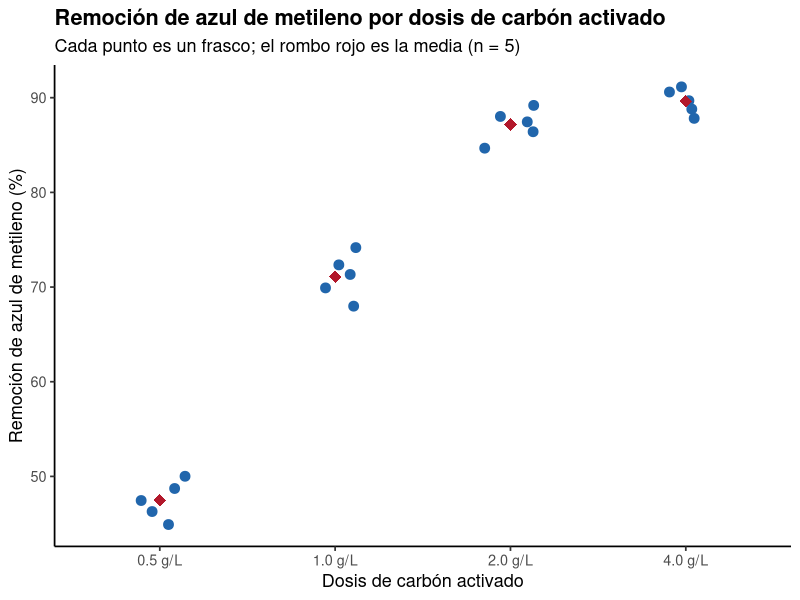
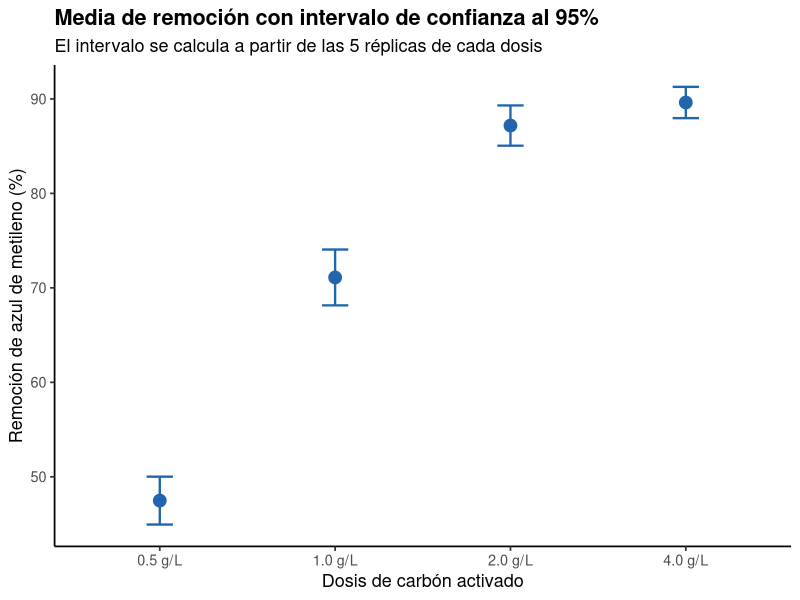
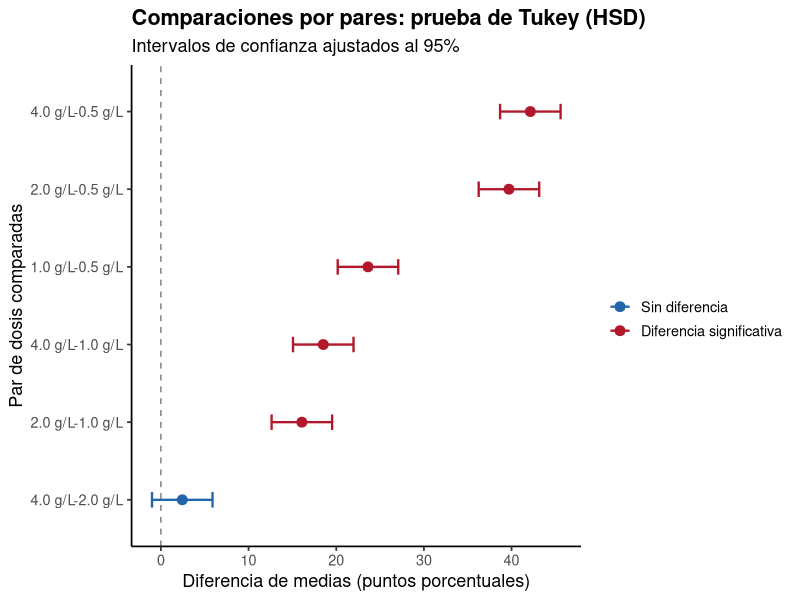
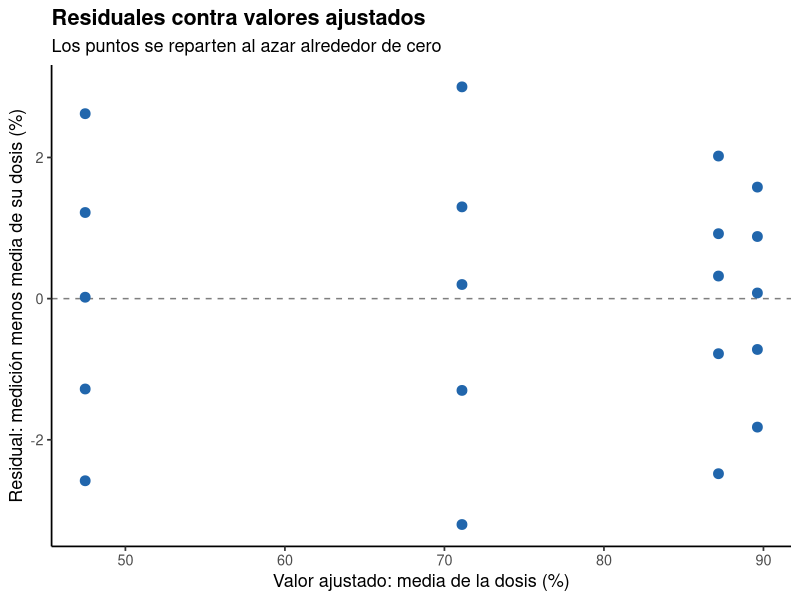
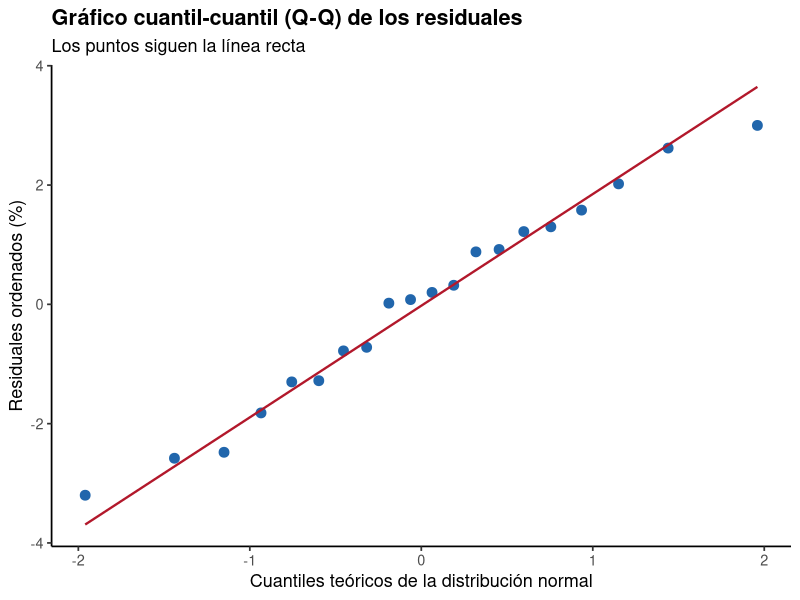
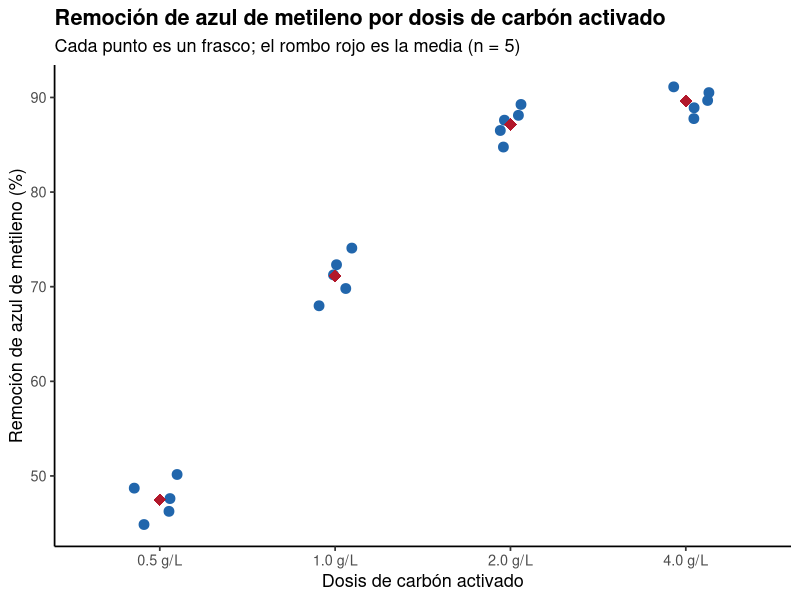
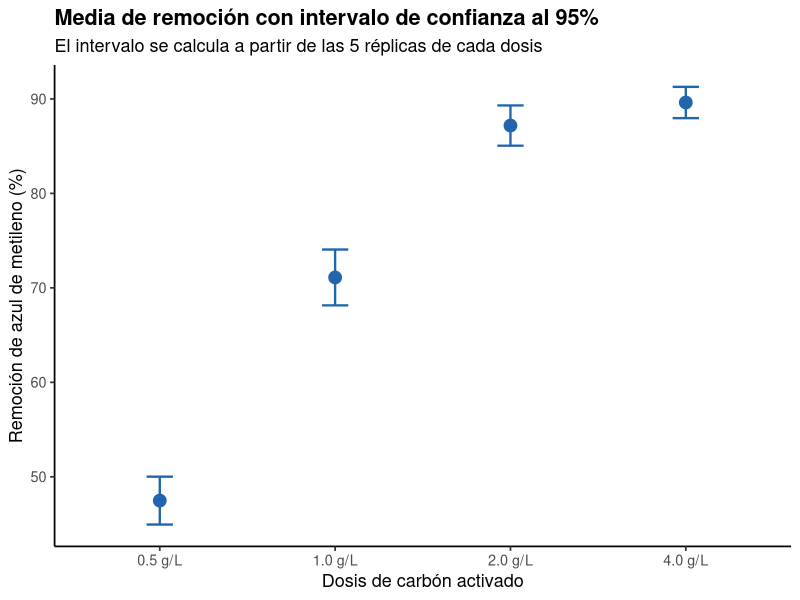
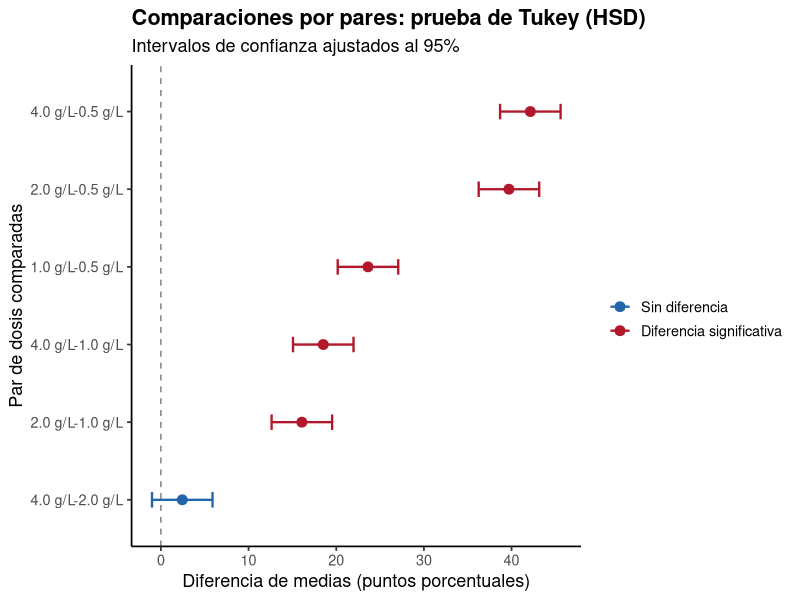

Write R code to recreate these figures, in order.
# ==========================================================================
# 04. ANOVA de una vía: ¿cambia la remoción de un colorante al cambiar
#   la dosis de carbón activado?
# ==========================================================================
# Autor: Dr. José Juan Torres Martínez
# Docente de Ciencias Químicas
# Universidad Autónoma de San Luis Potosí (UASLP)
# México
#
# Material académico para estudiantes
# Serie "Aprende R" — Lección 04
#
# Descripción: Comparar las medias de más de dos grupos con el análisis
#   de varianza (ANOVA) de una vía. El ejemplo es de biotecnología
#   ambiental: se mide el porcentaje de remoción de azul de metileno,
#   un colorante que contamina el agua, al tratarla con carbón activado
#   en cuatro dosis (0.5, 1.0, 2.0 y 4.0 g/L), con cinco réplicas por
#   dosis. Todas las medias, el valor F, el valor p, el tamaño del
#   efecto y las comparaciones entre pares se calculan A PARTIR DE LOS
#   DATOS con tidyverse, aov() y TukeyHSD(). El script también revisa
#   los supuestos del ANOVA (normalidad de los residuales y varianzas
#   homogéneas) y explica qué hacer con el resultado de cada prueba.
#
# Objetivos de aprendizaje:
#   - Explicar cuándo se usa un ANOVA de una vía en lugar de varias
#     pruebas t: comparar las medias de tres o más grupos a la vez.
#   - Plantear la hipótesis nula y la alternativa de un ANOVA y leer
#     la tabla de ANOVA: suma de cuadrados, grados de libertad,
#     cuadrados medios, valor F y valor p.
#   - Calcular el tamaño del efecto (eta cuadrado) a partir de la
#     tabla de ANOVA y explicar qué proporción de la variación explica
#     el tratamiento.
#   - Revisar los supuestos del ANOVA: normalidad de los residuales
#     con la prueba de Shapiro-Wilk y varianzas homogéneas con la
#     prueba de Bartlett.
#   - Comparar los grupos por pares con la prueba de Tukey (HSD),
#     que corrige por hacer varias comparaciones a la vez.
#   - Graficar los resultados con ggplot2, con gráficas claras
#     y bien presentadas.
#
# Datos: archivo datos_remocion_azul_metileno.csv. Cada fila es una
#   medición: la dosis de carbón activado en g/L, el número de réplica
#   y el porcentaje de remoción de azul de metileno medido por
#   espectrofotometría en esa réplica.
# ==========================================================================

# --------------------------------------------------------------------------
# 1. Cargar paquetes
# --------------------------------------------------------------------------
library(tidyverse)

# La lección usa caracteres con acentos en los textos de las gráficas.
# Esta línea fija la configuración regional en UTF-8 para que los
# acentos se vean bien en cualquier equipo.
Sys.setlocale("LC_ALL", "C.UTF-8")

# --------------------------------------------------------------------------
# 2. La pregunta y los datos
# --------------------------------------------------------------------------
# Pregunta: ¿la dosis de carbón activado cambia el porcentaje de
# remoción de azul de metileno del agua?
# Tratamientos: cuatro dosis de carbón activado: 0.5, 1.0, 2.0 y 4.0
# gramos por litro (g/L). La dosis de 0.5 g/L es la más baja y sirve
# como referencia para ver cuánto mejora la remoción al subir la dosis.
# Unidades experimentales: 20 frascos con el mismo volumen de agua
# contaminada con azul de metileno (concentración inicial 50 mg/L),
# el mismo tiempo de contacto (60 minutos) y la misma agitación. Cada
# dosis se repite 5 veces, en frascos independientes.
#
# La respuesta es el porcentaje de remoción, que se calcula en el
# laboratorio a partir de la concentración inicial y la concentración
# final medida por espectrofotometría: remoción (%) = 100 x (C0 - C) /
# C0. El archivo de datos ya trae ese porcentaje por réplica, que es
# la medición que se analiza. El porcentaje es adimensional: es una
# proporción multiplicada por 100, por eso se expresa en % y no en
# unidades de concentración.

# 2.1 Se leen las mediciones: dosis, réplica y porcentaje de remoción.
datos <- read_csv("datos_remocion_azul_metileno.csv", show_col_types = FALSE) %>%
  mutate(
    dosis = factor(
      dosis_g_L,
      levels = c(0.5, 1.0, 2.0, 4.0),
      labels = c("0.5 g/L", "1.0 g/L", "2.0 g/L", "4.0 g/L")
    )
  )
print(datos)

# --------------------------------------------------------------------------
# 3. Resumen por dosis
# --------------------------------------------------------------------------
# Media, desviación estándar, error estándar e intervalo de confianza
# al 95% del porcentaje de remoción en cada dosis, calculados a partir
# de las cinco réplicas. El intervalo de confianza se construye con el
# valor t de Student para 4 grados de libertad (n - 1 = 5 - 1): media
# más o menos t por el error estándar. Si se repitiera el experimento
# muchas veces, el 95% de los intervalos así construidos contendría la
# media verdadera de esa dosis.
resumen <- datos %>%
  group_by(dosis) %>%
  summarise(
    media = mean(remocion_pct),
    de = sd(remocion_pct),
    n = n(),
    ee = de / sqrt(n),
    ic_inf = media - qt(0.975, df = n - 1) * ee,
    ic_sup = media + qt(0.975, df = n - 1) * ee,
    .groups = "drop"
  )
print(resumen)

# --------------------------------------------------------------------------
# 4. ANOVA de una vía
# --------------------------------------------------------------------------
# La pregunta tiene cuatro grupos y se quiere saber si sus medias son
# iguales. Hacer una prueba t por cada par (seis comparaciones) infla
# la probabilidad de encontrar una diferencia por azar: cada prueba
# tiene su propio 5% de error y los errores se acumulan. El ANOVA
# resuelve eso con una sola prueba para los cuatro grupos a la vez.
#
# Hipótesis nula: las cuatro medias poblacionales son iguales, es
# decir, la dosis de carbón activado no cambia el porcentaje de
# remoción. Hipótesis alternativa: al menos una media es distinta de
# las demás. El ANOVA compara dos fuentes de variación: la variación
# ENTRE grupos (qué tanto se separan las medias de las dosis) y la
# variación DENTRO de los grupos (qué tanto varían las réplicas de una
# misma dosis). El cociente de ambas, el valor F, dice si las medias
# están más separadas de lo que la variación entre réplicas explicaría
# por azar. Un valor p menor que 0.05 indica que las diferencias entre
# medias no se explican por azar.
anova_remocion <- aov(remocion_pct ~ dosis, data = datos)
tabla_anova <- summary(anova_remocion)
print(tabla_anova)

# 4.1 Tamaño del efecto (eta cuadrado): qué proporción de la variación
# total del porcentaje de remoción explica la dosis. Se calcula a
# partir de las sumas de cuadrados de la tabla de ANOVA: suma de
# cuadrados del tratamiento dividida entre la suma de cuadrados total.
# Un valor cercano a 1 significa que casi toda la variación entre
# frascos se debe a la dosis y no al azar entre réplicas.
sumas_cuadrados <- summary(anova_remocion)[[1]][["Sum Sq"]]
eta_cuadrado <- sumas_cuadrados[1] / sum(sumas_cuadrados)
print(paste("Eta cuadrado:", round(eta_cuadrado, 3)))

# --------------------------------------------------------------------------
# 5. Supuestos del ANOVA
# --------------------------------------------------------------------------
# El valor p del ANOVA es confiable cuando se cumplen dos supuestos
# sobre los residuales, que son la diferencia entre cada medición y la
# media de su dosis. Si un supuesto no se cumple, el valor p puede
# engañar y conviene usar una alternativa no paramétrica, como la
# prueba de Kruskal-Wallis. Aquí se revisan los dos supuestos con los
# residuales del modelo ajustado.
residuales <- residuals(anova_remocion)
valores_ajustados <- fitted(anova_remocion)

# 5.1 Normalidad de los residuales: prueba de Shapiro-Wilk. La
# hipótesis nula es que los residuales siguen una distribución normal.
# Un valor p mayor que 0.05 no rechaza la normalidad, así que el
# supuesto se considera cumplido.
prueba_shapiro <- shapiro.test(residuales)
print(prueba_shapiro)

# 5.2 Varianzas homogéneas: prueba de Bartlett. La hipótesis nula es
# que las cuatro dosis tienen la misma varianza en el porcentaje de
# remoción. Un valor p mayor que 0.05 no rechaza esa igualdad, así
# que el supuesto se considera cumplido. Con cinco réplicas por grupo
# y varianzas parecidas, el ANOVA es robusto.
prueba_bartlett <- bartlett.test(remocion_pct ~ dosis, data = datos)
print(prueba_bartlett)

# --------------------------------------------------------------------------
# 6. Comparaciones por pares: prueba de Tukey (HSD)
# --------------------------------------------------------------------------
# El ANOVA dice que al menos una media difiere, pero no dice cuáles.
# La prueba de Tukey compara los cuatro grupos por pares (seis
# comparaciones) y ajusta los valores p para que la probabilidad
# total de declarar una diferencia falsa se mantenga en 5%. La tabla
# muestra la diferencia de medias de cada par, su intervalo de
# confianza ajustado al 95% y el valor p ajustado. Un par difiere
# cuando su intervalo no incluye el cero, lo que equivale a un valor
# p ajustado menor que 0.05.
tukey <- TukeyHSD(anova_remocion)
print(tukey)

# Para graficar las comparaciones se convierte la tabla de Tukey en
# un data frame ordenado, con el nombre del par separado en sus dos
# dosis.
comparaciones <- as_tibble(tukey$dosis, rownames = "par") %>%
  separate(par, into = c("dosis_a", "dosis_b"), sep = "-", remove = FALSE) %>%
  mutate(
    significativa = `p adj` < 0.05,
    par = fct_reorder(par, diff)
  )
print(comparaciones)

# --------------------------------------------------------------------------
# 7. Gráficas
# --------------------------------------------------------------------------
# Gráfica 1: porcentaje de remoción por dosis. Cada punto es un
# frasco (una réplica) y el rombo rojo es la media de la dosis.
grafica_puntos <- ggplot(
  datos,
  aes(x = dosis, y = remocion_pct)
) +
  geom_jitter(width = 0.15, size = 3, color = "#2166ac") +
  stat_summary(
    fun = mean, geom = "point",
    size = 4, color = "#b2182b", shape = 18
  ) +
  labs(
    x = "Dosis de carbón activado",
    y = "Remoción de azul de metileno (%)",
    title = "Remoción de azul de metileno por dosis de carbón activado",
    subtitle = "Cada punto es un frasco; el rombo rojo es la media (n = 5)"
  ) +
  theme_classic(base_size = 13) +
  theme(plot.title = element_text(face = "bold"))

print(grafica_puntos)

# Gráfica 2: medias con intervalo de confianza al 95% por dosis. Cada
# punto es la media de la dosis y las barras son el intervalo de
# confianza calculado en la sección 3.
grafica_medias <- ggplot(
  resumen,
  aes(x = dosis, y = media)
) +
  geom_errorbar(
    aes(ymin = ic_inf, ymax = ic_sup),
    width = 0.15, linewidth = 0.8, color = "#2166ac"
  ) +
  geom_point(size = 4, color = "#2166ac") +
  labs(
    x = "Dosis de carbón activado",
    y = "Remoción de azul de metileno (%)",
    title = "Media de remoción con intervalo de confianza al 95%",
    subtitle = "El intervalo se calcula a partir de las 5 réplicas de cada dosis"
  ) +
  theme_classic(base_size = 13) +
  theme(plot.title = element_text(face = "bold"))

print(grafica_medias)

# Gráfica 3: diferencias entre pares de dosis según la prueba de
# Tukey. Cada punto es la diferencia de medias de un par y la barra es
# su intervalo de confianza ajustado al 95%. La línea vertical en cero
# marca la ausencia de diferencia: si la barra cruza el cero, el par
# no difiere de forma significativa.
grafica_tukey <- ggplot(
  comparaciones,
  aes(x = diff, y = par, color = significativa)
) +
  geom_vline(xintercept = 0, linetype = "dashed", color = "grey50") +
  geom_errorbar(
    aes(xmin = lwr, xmax = upr),
    width = 0.2, linewidth = 0.8, orientation = "y"
  ) +
  geom_point(size = 3) +
  scale_color_manual(
    values = c("TRUE" = "#b2182b", "FALSE" = "#2166ac"),
    labels = c("TRUE" = "Diferencia significativa", "FALSE" = "Sin diferencia")
  ) +
  labs(
    x = "Diferencia de medias (puntos porcentuales)",
    y = "Par de dosis comparadas",
    color = "",
    title = "Comparaciones por pares: prueba de Tukey (HSD)",
    subtitle = "Intervalos de confianza ajustados al 95%"
  ) +
  theme_classic(base_size = 13) +
  theme(plot.title = element_text(face = "bold"))

print(grafica_tukey)

# Gráfica 4: diagnóstico de residuales. A la izquierda, residuales
# contra valores ajustados: los puntos deben repartirse al azar
# alrededor de la línea de cero, sin forma de embudo. A la derecha,
# gráfico cuantil-cuantil (Q-Q) de los residuales: si los puntos
# siguen la línea recta, los residuales se comportan como una
# distribución normal. Los dos paneles se construyen con los
# residuales del modelo de la sección 5.
diagnostico <- tibble(
  ajustado = valores_ajustados,
  residual = residuales
)

grafica_residuales <- ggplot(
  diagnostico,
  aes(x = ajustado, y = residual)
) +
  geom_hline(yintercept = 0, linetype = "dashed", color = "grey50") +
  geom_point(size = 3, color = "#2166ac") +
  labs(
    x = "Valor ajustado: media de la dosis (%)",
    y = "Residual: medición menos media de su dosis (%)",
    title = "Residuales contra valores ajustados",
    subtitle = "Los puntos se reparten al azar alrededor de cero"
  ) +
  theme_classic(base_size = 13) +
  theme(plot.title = element_text(face = "bold"))

print(grafica_residuales)

grafica_qq <- ggplot(
  diagnostico,
  aes(sample = residual)
) +
  geom_qq(size = 3, color = "#2166ac") +
  geom_qq_line(color = "#b2182b", linewidth = 0.8) +
  labs(
    x = "Cuantiles teóricos de la distribución normal",
    y = "Residuales ordenados (%)",
    title = "Gráfico cuantil-cuantil (Q-Q) de los residuales",
    subtitle = "Los puntos siguen la línea recta"
  ) +
  theme_classic(base_size = 13) +
  theme(plot.title = element_text(face = "bold"))

print(grafica_qq)

# --------------------------------------------------------------------------
# 8. Exportar las gráficas
# --------------------------------------------------------------------------
# Todas las gráficas de la lección se guardan como archivos PNG en alta
# resolución (300 dpi), listas para un informe o una presentación.
ggsave("04_remocion_por_dosis.png", grafica_puntos,
       width = 18, height = 12, units = "cm", dpi = 300)
ggsave("04_medias_ic95.png", grafica_medias,
       width = 18, height = 12, units = "cm", dpi = 300)
ggsave("04_comparaciones_tukey.png", grafica_tukey,
       width = 18, height = 12, units = "cm", dpi = 300)
ggsave("04_residuales_vs_ajustados.png", grafica_residuales,
       width = 18, height = 12, units = "cm", dpi = 300)
ggsave("04_qq_residuales.png", grafica_qq,
       width = 18, height = 12, units = "cm", dpi = 300)

# --------------------------------------------------------------------------
# Interpretación
# --------------------------------------------------------------------------
# Gráfica 1: Remoción de azul de metileno según la dosis (puntos)
# - Eje X: dosis de carbón activado (0.5, 1.0, 2.0 o 4.0 g/L). Es una
#   variable categórica en esta lección, con sus unidades en la etiqueta.
# - Eje Y: remoción de azul de metileno, en porcentaje (%). El
#   porcentaje es adimensional: mide qué parte del colorante inicial
#   se quitó del agua. Cada punto es un frasco y el rombo rojo es la
#   media de las cinco réplicas de la dosis.
# - Lo que se aprecia: los puntos de cada dosis forman un grupo
#   compacto y los grupos suben con la dosis: la remoción crece de
#   unos 47% a 0.5 g/L hasta unos 87% a 2.0 g/L, y de 2.0 a 4.0 g/L
#   apenas sube. Las réplicas dentro de cada dosis varían poco entre sí.
# - Qué significa: la dosis cambia la remoción, pero el aumento se
#   agota: a partir de 2.0 g/L el carbón extra ya no quita mucho más
#   colorante, porque casi todo el azul de metileno ya está adsorbido.
#   El ANOVA confirma si esas diferencias entre medias son mayores de
#   lo que la variación entre réplicas explicaría por azar.
#
# Gráfica 2: Media de remoción con intervalo de confianza al 95%
# - Eje X: dosis de carbón activado (0.5, 1.0, 2.0 o 4.0 g/L).
# - Eje Y: remoción de azul de metileno, en porcentaje (%). Cada punto
#   es la media de la dosis y las barras son su intervalo de confianza
#   al 95%, calculado a partir de las cinco réplicas.
# - Lo que se aprecia: los intervalos de 0.5 y 1.0 g/L no se tocan con
#   los de 2.0 y 4.0 g/L, mientras que los intervalos de 2.0 y 4.0 g/L
#   se solapan ampliamente. La media sube con la dosis y se estabiliza
#   alrededor de 87-90%.
# - Qué significa: la remoción a 0.5 y 1.0 g/L es claramente menor que
#   a 2.0 y 4.0 g/L, pero entre 2.0 y 4.0 g/L no se distingue una
#   diferencia. Los intervalos que se solapan apuntan en esa dirección,
#   y la prueba de Tukey de la gráfica 3 lo decide con el ajuste por
#   comparaciones múltiples.
#
# Gráfica 3: Comparaciones por pares (prueba de Tukey)
# - Eje X: diferencia de medias entre dos dosis, en puntos
#   porcentuales. Un valor positivo indica que la segunda dosis del par
#   remueve más que la primera.
# - Eje Y: el par de dosis comparadas (seis pares en total).
# - El color distingue si la diferencia es significativa: en rojo, los
#   pares cuya diferencia no se explica por azar; en azul, los pares
#   sin diferencia. La línea vertical punteada en cero marca la
#   ausencia de diferencia.
# - Lo que se aprecia: cinco de las seis barras quedan a la derecha
#   del cero, sin cruzarlo; solo la barra del par 4.0 g/L menos 2.0 g/L
#   cruza el cero.
# - Qué significa: todas las dosis difieren entre sí salvo 2.0 y 4.0
#   g/L. Duplicar la dosis de 2.0 a 4.0 g/L no aumenta la remoción de
#   forma significativa: 2.0 g/L es la dosis suficiente para este
#   tratamiento y usar el doble de carbón sería gastar material sin
#   ganar remoción.
#
# Gráfica 4: Residuales contra valores ajustados
# - Eje X: valor ajustado, es decir, la media de la dosis a la que
#   pertenece cada frasco, en porcentaje (%).
# - Eje Y: residual, la diferencia entre la medición del frasco y la
#   media de su dosis, en puntos porcentuales.
# - Lo que se aprecia: los puntos se reparten al azar alrededor de la
#   línea de cero, sin forma de embudo ni curva, y con una dispersión
#   parecida en las cuatro dosis.
# - Qué significa: no hay un patrón sistemático que el modelo haya
#   dejado sin explicar, y la variación entre réplicas es parecida en
#   todas las dosis, lo que apoya el supuesto de varianzas homogéneas
#   que también revisa la prueba de Bartlett.
#
# Gráfica 5: Gráfico cuantil-cuantil (Q-Q) de los residuales
# - Eje X: cuantiles teóricos de la distribución normal, adimensionales
#   porque son los valores que los residuales tendrían si fueran
#   perfectamente normales.
# - Eje Y: residuales ordenados de menor a mayor, en puntos
#   porcentuales.
# - Lo que se aprecia: los puntos siguen de cerca la línea recta, sin
#   alejarse de forma sistemática en los extremos.
# - Qué significa: los residuales se comportan como una distribución
#   normal, lo que apoya el supuesto de normalidad que también revisa
#   la prueba de Shapiro-Wilk. Con los dos supuestos cumplidos, el
#   valor p del ANOVA es confiable.

# --------------------------------------------------------------------------
# Qué aprendimos
# --------------------------------------------------------------------------
# - Con tres o más grupos se usa un ANOVA de una vía, no una prueba t
#   por cada par: el ANOVA hace una sola prueba y no acumula el error
#   de declarar diferencias falsas.
# - La hipótesis nula del ANOVA es que todas las medias son iguales.
#   El valor F compara la variación entre las medias de los grupos
#   con la variación entre réplicas del mismo grupo, y el valor p dice
#   si las diferencias entre medias se explican por azar.
# - El tamaño del efecto (eta cuadrado) dice qué proporción de la
#   variación total explica el tratamiento, más allá de si el valor p
#   es significativo o no.
# - Antes de creer el valor p se revisan los supuestos sobre los
#   residuales: normalidad con Shapiro-Wilk y varianzas homogéneas
#   con Bartlett. Si un supuesto no se cumple, la alternativa es la
#   prueba no paramétrica de Kruskal-Wallis.
# - El ANOVA dice que al menos una media difiere, pero no cuáles: para
#   saberlo se usa la prueba de Tukey, que compara los grupos por
#   pares con los valores p ajustados por hacer varias comparaciones.
# - En el ejemplo, la dosis de carbón activado cambia la remoción de
#   azul de metileno: la remoción sube de unos 47% a 0.5 g/L hasta
#   unos 87% a 2.0 g/L, y de 2.0 a 4.0 g/L ya no mejora de forma
#   significativa. La dosis de 2.0 g/L es la suficiente para este
#   tratamiento.
